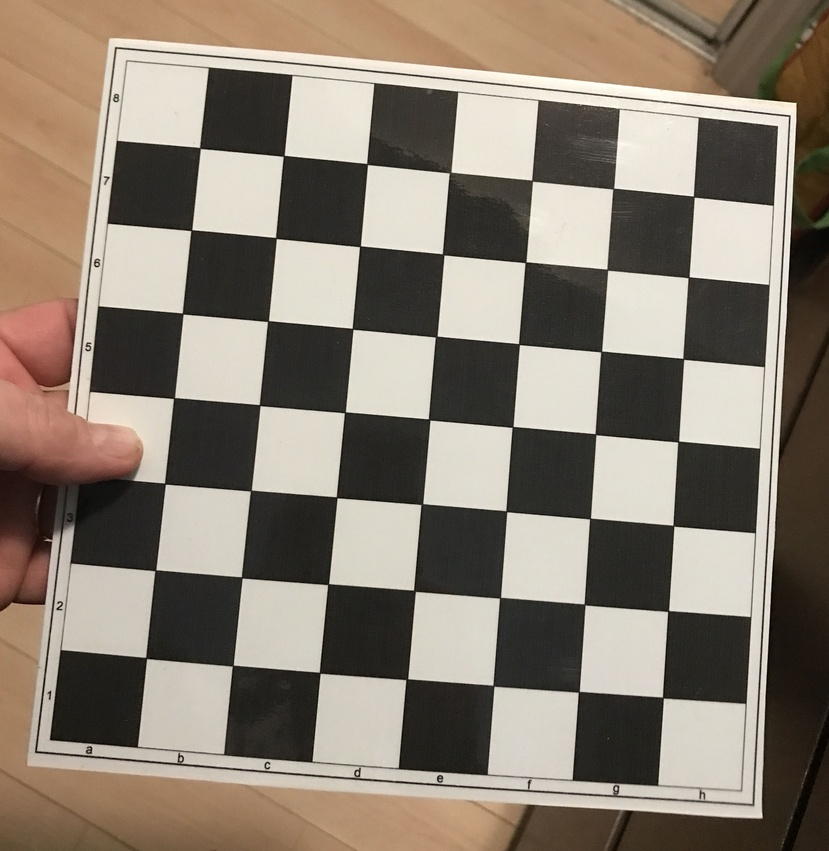
//> input picture src/chessboard.jpg, 829 x 851 px, shrunk from 2859 x 2932 before the run
$ ./harris_opencv ../src/chessboard.jpg out.png   (built with g++ and OpenCV 4)
//> lines starting //> are read from the running program, lines starting //| are printed output that depends on the picture
// g++ -O2 harris_opencv.cpp -o harris_opencv `pkg-config --cflags --libs opencv4`
// ./harris_opencv "/home/mmpug/Desktop/18645--How-to-Write-Fast-Code-I-/project/harriskernel/nonmax_suppression/chessboard.jpg"
// "/home/mmpug/Desktop/18645--How-to-Write-Fast-Code-I-/project/harriskernel/nonmax_suppression/corners_opencv.jpg"

#include <opencv2/opencv.hpp>
#include <iostream>

int main(int argc, char** argv)
{
    if (argc < 3) {
        std::cout << "Usage: " << argv[0] << " <input_image> <output_image>\n";
        return 1;
    }

    const char* in_path  = argv[1];
    const char* out_path = argv[2];

    // Load image as grayscale
    cv::Mat src = cv::imread(in_path, cv::IMREAD_GRAYSCALE);
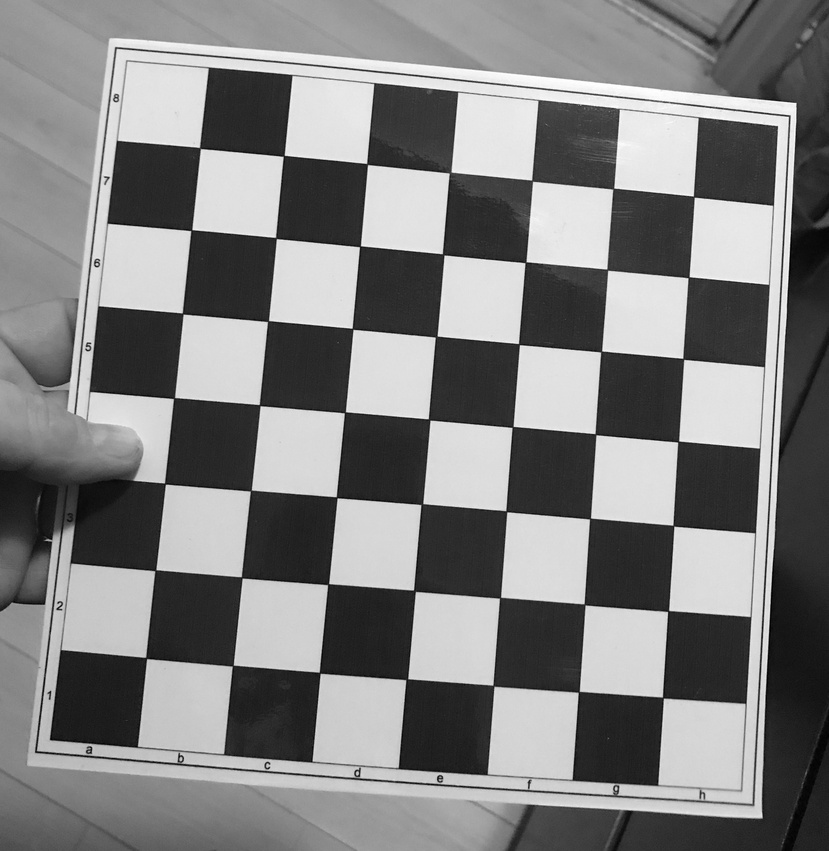
//> src: 851 rows x 829 cols, CV_8UC1; min 0, max 255, mean 127.9
    if (src.empty()) {
        std::cerr << "Error: could not load " << in_path << "\n";
        return 1;
    }

    // Convert to float
    cv::Mat src_float;
    src.convertTo(src_float, CV_32F);

    // Harris response
    cv::Mat dst;
    int blockSize = 2;
    int ksize     = 3;
    double k      = 0.04;
    cv::cornerHarris(src_float, dst, blockSize, ksize, k);
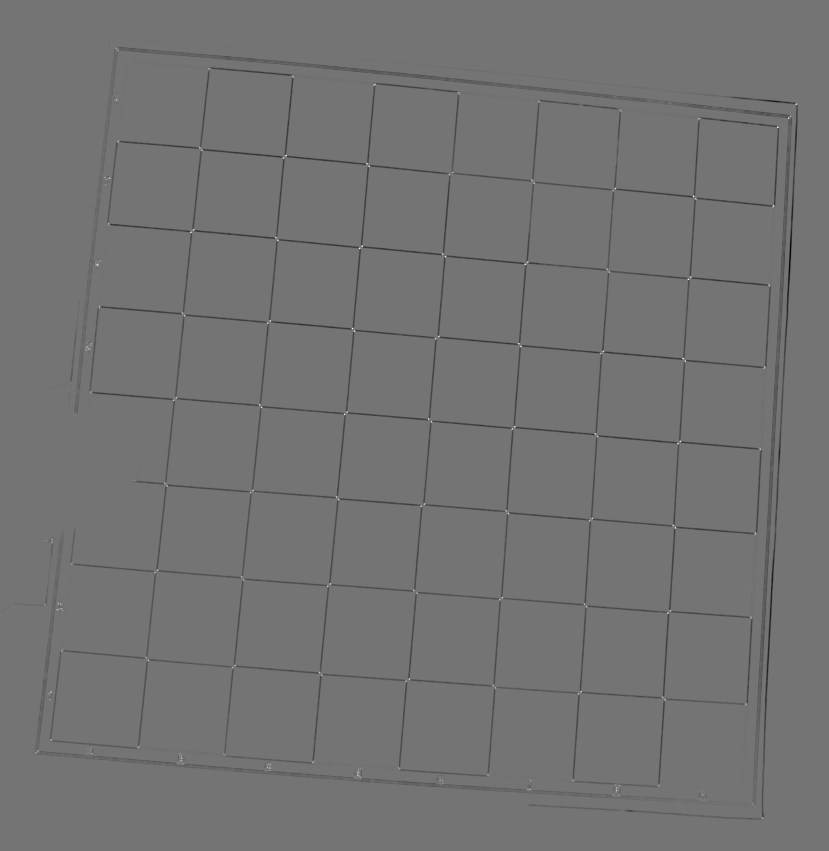
//> dst: 851 rows x 829 cols, CV_32FC1; min -77855104, max 92676448, mean -877237.1; drawn with min black and max white

    // Normalize for visualization (0–255)
    cv::Mat dst_norm;
    cv::normalize(dst, dst_norm, 0, 255, cv::NORM_MINMAX, CV_32F);

    cv::Mat dst_norm_u8;
    dst_norm.convertTo(dst_norm_u8, CV_8U);

    // Convert grayscale → BGR for drawing red points
    cv::Mat color;
    cv::cvtColor(src, color, cv::COLOR_GRAY2BGR);

    // Choose threshold in 0–255 range after normalization
    const int thresh = 110;
    int num_corners = 0;

    for (int y = 0; y < dst_norm_u8.rows; y++) {
        for (int x = 0; x < dst_norm_u8.cols; x++) {
            if (dst_norm_u8.at<unsigned char>(y, x) > thresh) {
                cv::circle(color, cv::Point(x, y), 3, cv::Scalar(0, 0, 255), -1);
                num_corners++;
            }
        }
    }
//> this loop made 851 passes
//> num_corners on passes 1 to 3: 829, 1658, 2487
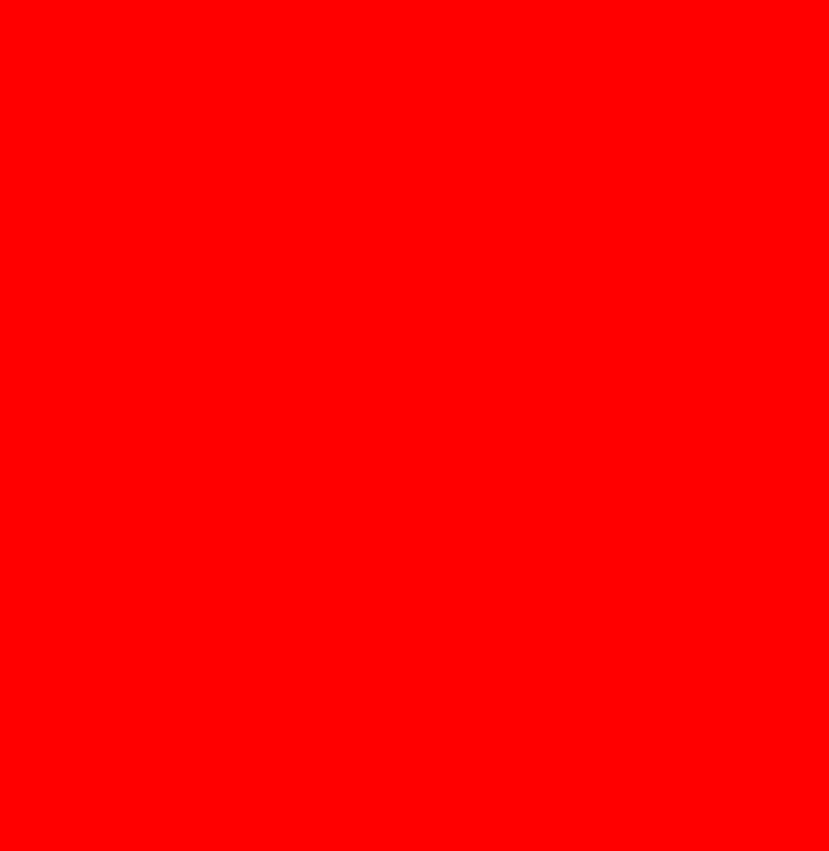
//> color: 851 rows x 829 cols, CV_8UC3; mean B, G, R 0, 0, 255
//> after the loop, num_corners = 668862

    std::cout << "Detected " << num_corners << " corners.\n";
//| Detected 668862 corners.

    // Save output
    if (!cv::imwrite(out_path, color)) {
        std::cerr << "Error: could not write " << out_path << "\n";
        return 1;
    }

    std::cout << "Saved: " << out_path << "\n";
    return 0;
}
